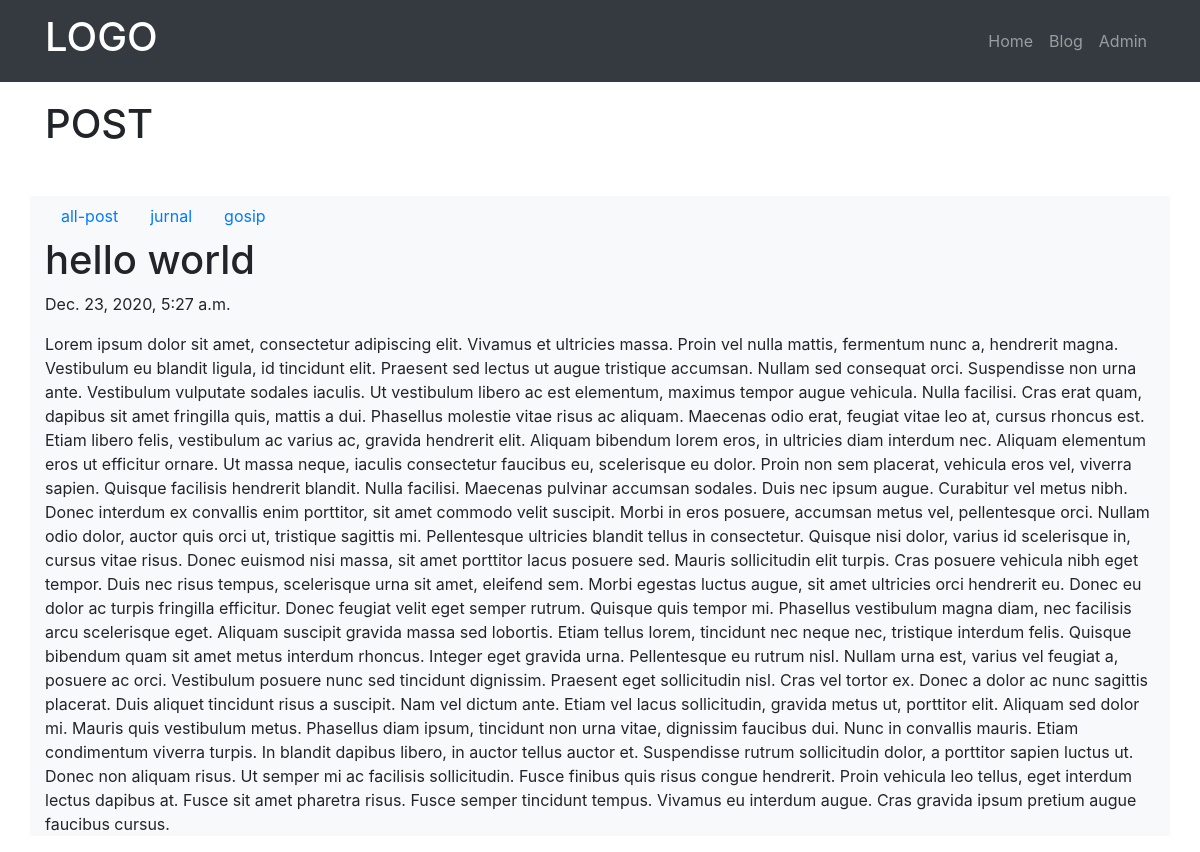
/blog/post/hello-world, run on the app's committed database.
### blog/models.py (models this page shows, shortened)
class Post(models.Model):
    judul = models.CharField(max_length=200)
    body = models.TextField()
    category = models.CharField(max_length=200)
    publish = models.DateTimeField(auto_now_add=True)
    update = models.DateTimeField(auto_now=True)
    slug = models.SlugField(blank=True, editable=False)

### blog/views.py (the view)
# urls.py: url(r'post/(?P<slugInput>[\w-]+)$', views.DetailPost),
def DetailPost(request, slugInput):
    Posts = Post.objects.get(slug=slugInput)
    categories = Post.objects.values('category').distinct()
    context = {
        'judul': 'POST',
        'categories': categories,
        'posts': Posts
    }
    return render(request, 'blog/detail.html', context)

### blog/templates/blog/detail.html (shortened to what this page needs)
{% extends 'base.html' %}
{% block heading %}
{{judul}}
{% endblock heading %}
{% block contents %}
<ul class="nav">
    <li class="nav-item">
        <a class="nav-link" href="/blog/">all-post</a>
    </li>
    {% for category in categories %}
    <li class="nav-item">
        <a class="nav-link" href="/blog/category/{{category.category}}">{{category.category}}</a>
    </li>
    {% endfor %}
</ul>
<h1>{{posts.judul}}</h1>
<p>{{posts.update}}</p>
<p>{{posts.body}}</p>
{% endblock contents %}

### data on the page
Post: judul "hello world", update "Dec. 23, 2020, 5:27 a.m.", body "Lorem ipsum dolor sit amet, consectetur adipiscing elit. Vivamus et ultricies massa. Proin vel nulla mattis, fermentum nunc a, hendrerit magna. Vestibulum eu blandit ligula, id tincidunt elit. Praesent sed lectus ut augue tristique accumsan. Nullam sed consequat orci. Suspendisse non urna ante. Vestibulum vulputate sodales iaculis. Ut vestibulum libero ac est elementum, maximus tempor augue vehicula. Nulla facilisi. Cras erat quam, dapibus sit amet fringilla quis, mattis a dui. Phasellus molestie vitae risus ac aliquam. Maecenas odio erat, feugiat vitae leo at, cursus rhoncus est. Etiam libero felis, vestibulum ac varius ac, gravida hendrerit elit. Aliquam bibendum lorem eros, in ultricies…"

### other printed values
{{ judul }} "POST"
{{ category.category }} "jurnal" "gosip"
